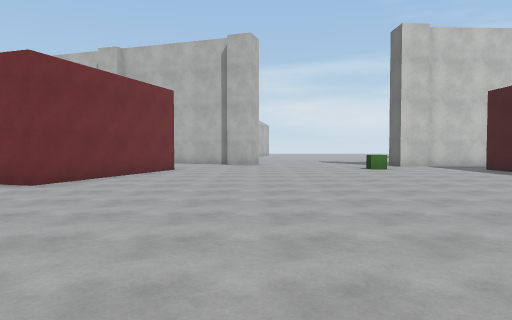
[1] (above)

24 first-person views from a walk through a 3-D level made in the Unity game engine. The camera is 1.4 m above the floor, tilts 2° down and sees 70° across. The floor is counted in squares, 2 m on a side. Each view is taken from the middle of a square. On the plan, view 1 faces up. The plan holds only what a view shows up to about 11 squares ahead; the rest is blank. The place goes on beyond the plan. The player character is not drawn. Some animated figures are not drawn. Surface patterns are stand-ins for the level's own textures.

[2]
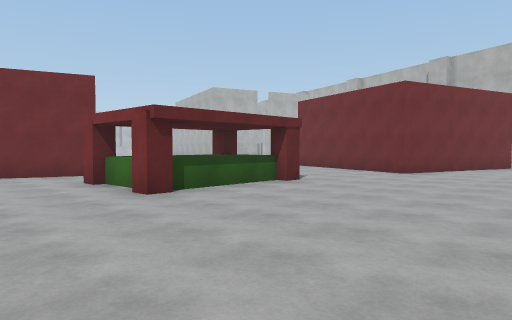

[3]
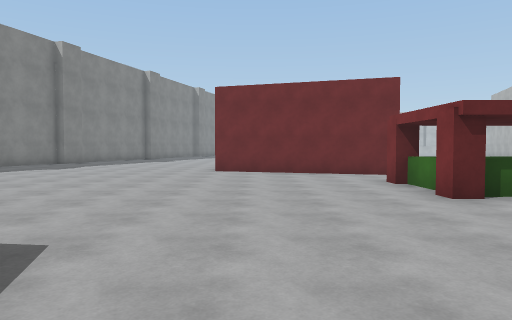

[4]
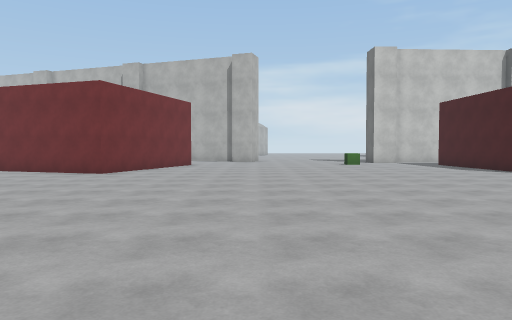

[5]
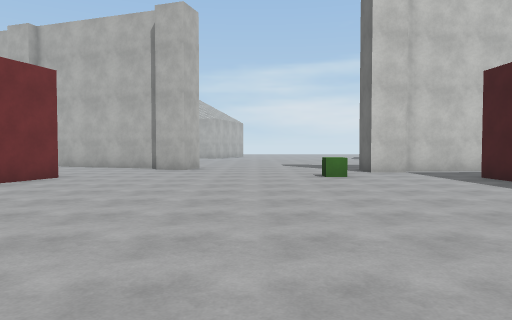

[6]
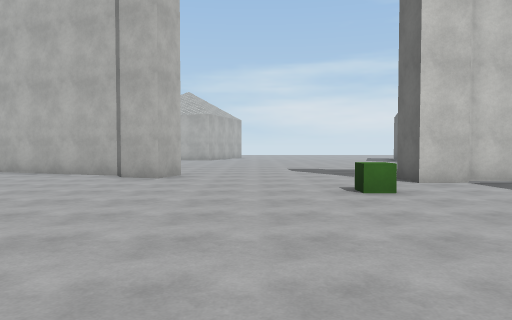

[7]
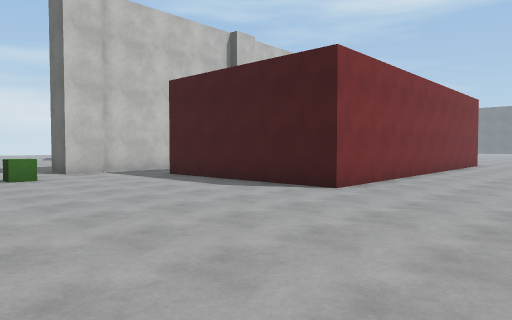

[8]
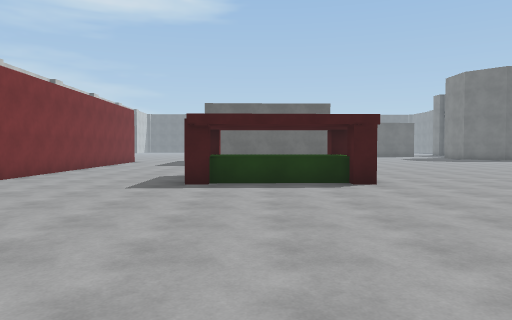

[9]
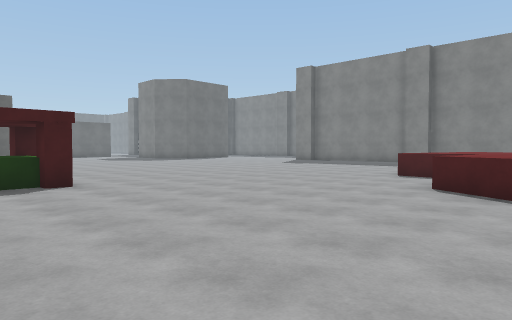

[10]
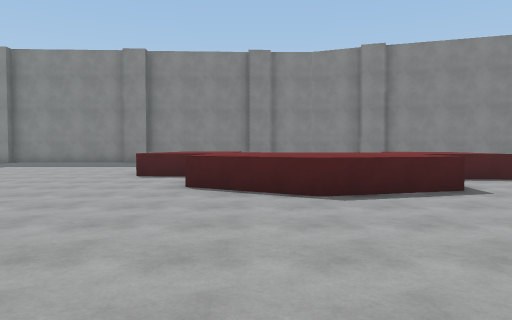

[11]
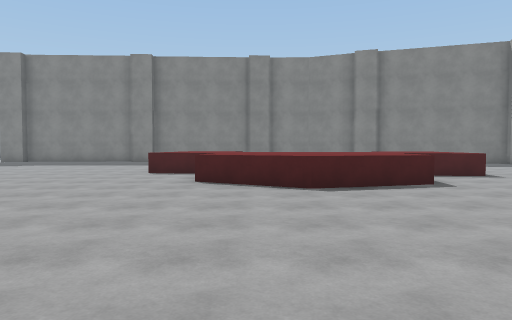

[12]
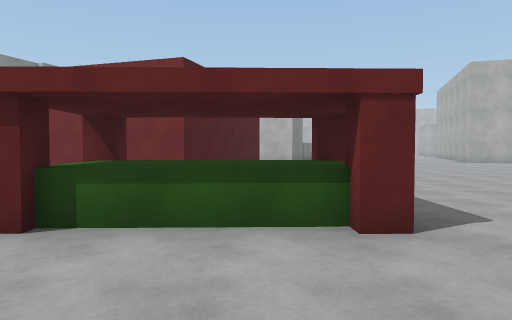

[13]
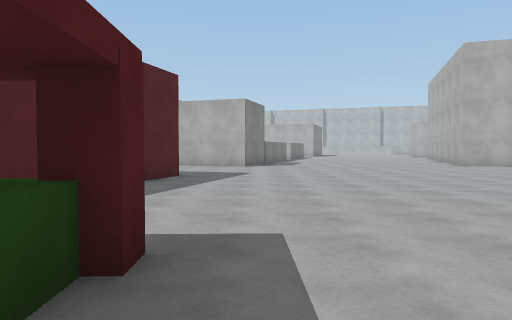

[14]
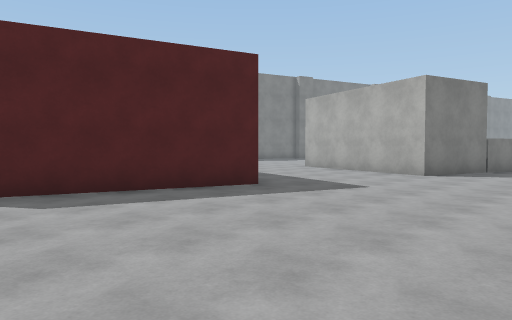

[15]
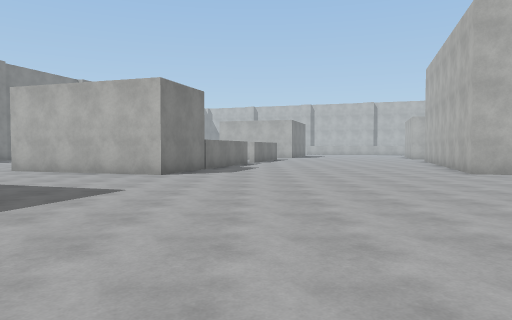

[16]
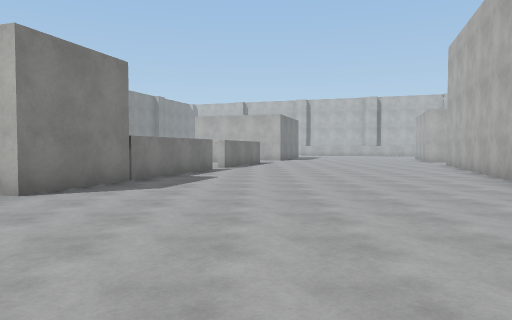

[17]
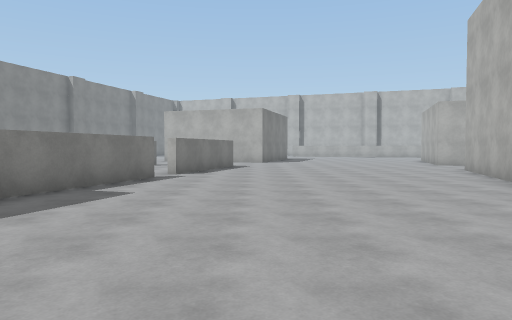

[18]
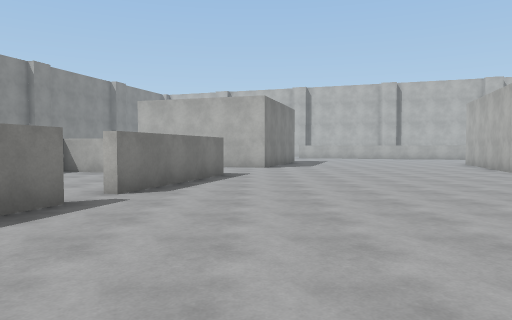

[19]
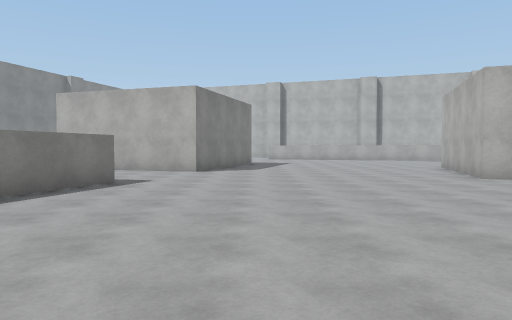

[20]
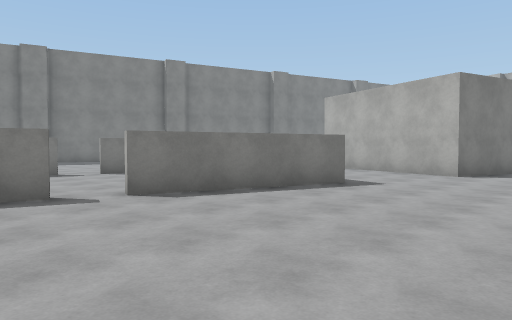

[21]
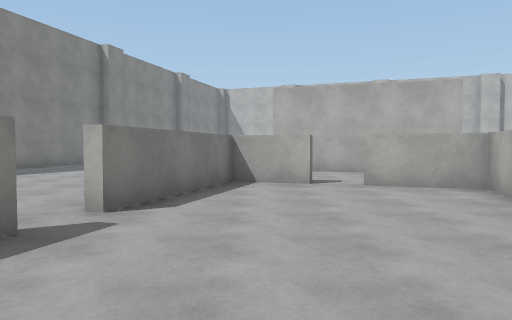

[22]
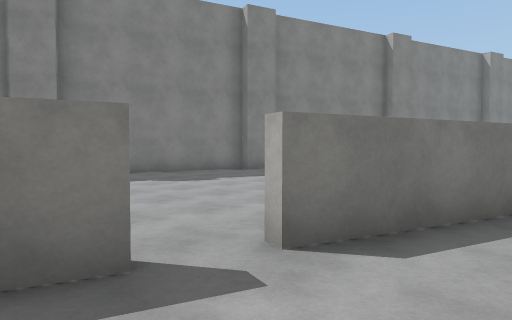

[23]
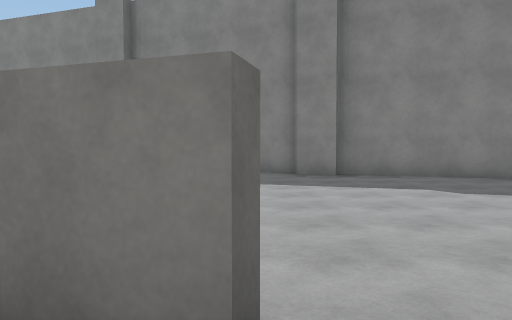

[24]
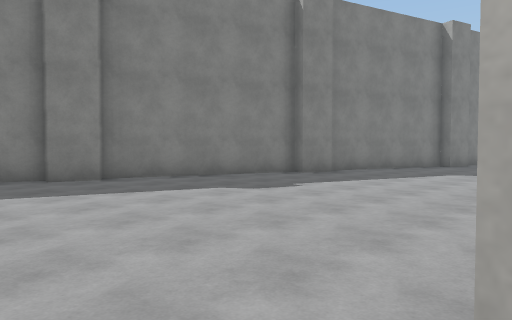

### Floor plan
Key: @ floor where view 1 was taken; # wall or solid block; x gap in a wall; . floor; ^ raised ledge.
Columns run from 33 left of view 1 to 11 right of it. Each row starts with its distance up from view 1.
 17                                  ......
 16 ####                        #### ......
 15 ...#.                        ..###.....
 14 ......####                   ..........####
 13 .........####                 ............
 12 .............##..             .......^....
 11 ...................           #..........#
 10 .....................        ##..........#
  9 ......................       #...........#
  8 #....................... #####...........#
  7 #..####.....................##...........####
  6 #..#..##.....................................
  5 ...x.....####................................
  4   .x......  ###..............................
  3    #.......   #...........#^#................
  2    ####...    #....##...  ^^^...........#^#
  1      .#x#    ##.... ####  ^^^...........^^
  0    .....     #....     #..#^#....@......^^
 -1  .......    .#.        #................#^#
 -2 ..............        ##....................
 -3 ...............       #......................
 -4  ..............       #..........^...........
 -5  .............        .........^^^^..........
 -6  ## ..........        .........^^^^^...... ..
 -7    ####.......        .......^^^^^^^.....
 -8       ### ....        .......^^^^^^^^^....
 -9          ###..        ....   ^^^^^^^^.....
-10            ##         ..    ^^^   .^^ ....
-11                                     ^

Positions as (right, up) in squares from view 1, and headings:
1: (0, 0), facing up
2: (0, -3), facing up-left
3: (0, -3), facing left
4: (0, -3), facing up
5: (2, 3), facing up
6: (2, 6), facing up
7: (2, 3), facing up-right
8: (0, 1), facing right
9: (0, 1), facing down-right
10: (1, 1), facing down
11: (1, 2), facing down
12: (-2, 2), facing left
13: (-5, 4), facing left
14: (-9, 7), facing down-left
15: (-9, 6), facing left
16: (-13, 7), facing left
17: (-16, 8), facing left
18: (-20, 8), facing left
19: (-22, 10), facing left
20: (-23, 11), facing down-left
21: (-23, 3), facing left
22: (-25, 3), facing down-left
23: (-26, 2), facing down
24: (-19, -1), facing down-left
